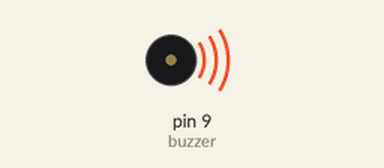
Recording of a sketch running on a simulated Arduino Uno, built with avr-gcc and run on an emulated ATmega328P. On the bench: buzzer (waves = sounding). At 5.0 s the program stops and its outputs stay as they are.

Above: at 0.1 s.
Timing chart, 0 to 1.6 s (numbered marks = the images above):
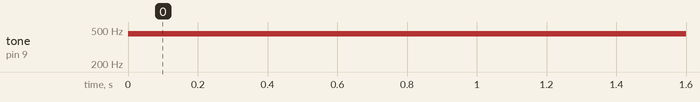

Measured:
- by itself, tone on pin 9 (buzzer): silent → 450 Hz at 0.00 s

The sketch:

buzzer_honking.ino
```cpp
int buzzer = 9;
int speed=30;
  void setup()
{
}
void loop()
{
  if(speed>=25)
  tone(buzzer,450);
  delay(5000);
  exit(0);
}
```
